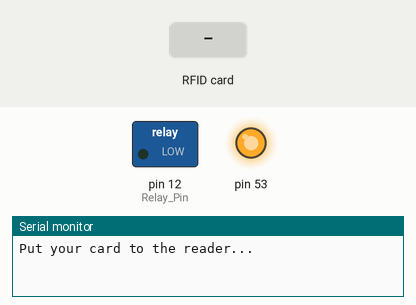
A sketch run on a simulated Arduino Mega 2560, built with avr-gcc and run on an emulated ATmega2560. Shown: switched loads named in the sketch (green lamp = pin HIGH), output pins drawn as LEDs (lit = HIGH), the last lines printed to the serial monitor. The test bench sets the inputs (shaded band).

Above: at 1.2 s.
1.3 s: RFID card A3 90 15 FF held to the reader
2.8 s: RFID card A3 90 15 FF held to the reader
At 3.6 s:
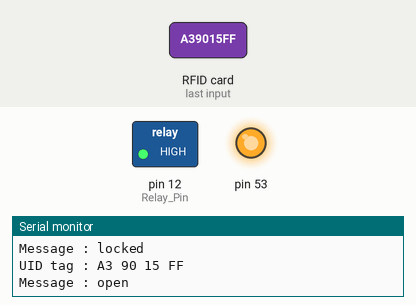
4.3 s: RFID card 5E 7A 19 C4 held to the reader
Timing chart, 0 to 7.3 s (numbered marks = the images above; inputs shaded):
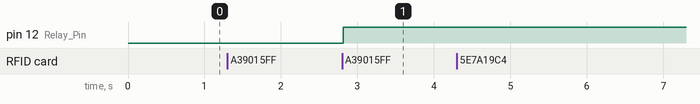

Measured:
- after the input at 2.8 s, pin 12 (Relay_Pin): LOW → HIGH at once

The sketch:

RFID_Access_Control.ino
```cpp
#include <SPI.h>
#include <MFRC522.h>
#define SS_PIN  21  /*Slave Select Pin*/
#define RST_PIN 22  /*Reset Pin for RC522*/
#define Relay_Pin   12  /*Pin 8 for LED*/
MFRC522 mfrc522(SS_PIN, RST_PIN);
int relayCondition = 1;
byte lock = 0;
String UID = "A3 90 15 FF";
 /*Create MFRC522 initialized*/
void setup()
{
  Serial.begin(9600);   /*Serial Communication begin*/
  SPI.begin();          /*SPI communication initialized*/
  mfrc522.PCD_Init();   /*RFID sensor initialized*/
  pinMode(Relay_Pin, OUTPUT);  /*LED Pin set as output*/
  Serial.println("Put your card to the reader...");
  Serial.println();

}
void loop()
{
  /*Look for the RFID Card*/
  if ( ! mfrc522.PICC_IsNewCardPresent())
  {
    return;
  }
  /*Select Card*/
  if ( ! mfrc522.PICC_ReadCardSerial())
  {
    return;
  }
  /*Show UID for Card/Tag on serial monitor*/
  Serial.print("UID tag :");
  String content= "";
  byte letter;
  for (byte i = 0; i < mfrc522.uid.size; i++)
  {
     Serial.print(mfrc522.uid.uidByte[i] < 0x10 ? " 0" : " ");
     Serial.print(mfrc522.uid.uidByte[i], HEX);
     content.concat(String(mfrc522.uid.uidByte[i] < 0x10 ? " 0" : " "));
     content.concat(String(mfrc522.uid.uidByte[i], HEX));
  }
  Serial.println();
  Serial.print("Message : ");
  content.toUpperCase();
  if (content.substring(1) == UID && lock == 0) /*UID for the Card/Tag we want to give access Replace with your card UID*/
  {
    Serial.println("locked");

    digitalWrite(Relay_Pin, LOW);
    lock = 1;
    delay(1000);
  }
  else if(content.substring(1) == UID && lock == 1){
    Serial.println("open");
    digitalWrite(Relay_Pin, HIGH);
    lock = 0;
    delay(1000);
  }
  else   {
    Serial.println(" Access denied"); /*If UID do not match print message*/
  }
}
```
